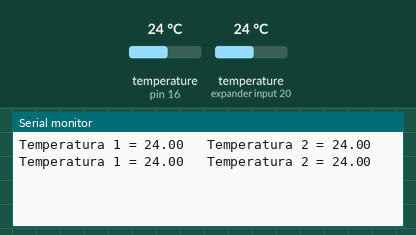
Bench run of a sketch on a simulated Arduino Uno, built with avr-gcc and run on an emulated ATmega328P. Parts: the last lines printed to the serial monitor. The test bench sets the inputs (shaded band); at power-on: temperature (sensors on pin 16, expander input 20) 24 °C.

Above: at 4.3 s.
4.4 s: temperature (sensor on pin 16) set to 12 °C
At 7.7 s:
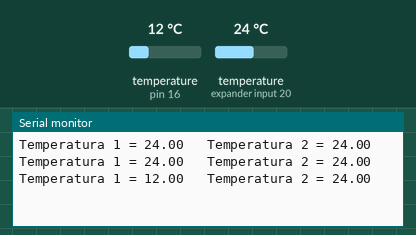
8.1 s: temperature (sensor on expander input 20) set to 12 °C
At 10.2 s:
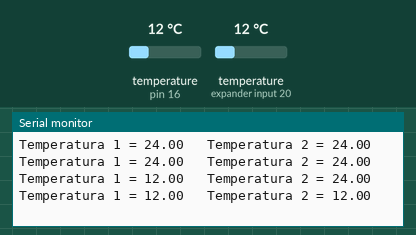
11.8 s: temperature (sensor on pin 16) set to 19 °C
At 12.8 s:
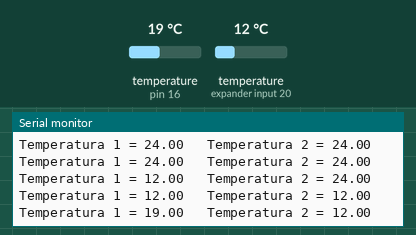
15.5 s: temperature (sensor on expander input 20) set to 19 °C
At 17.8 s:
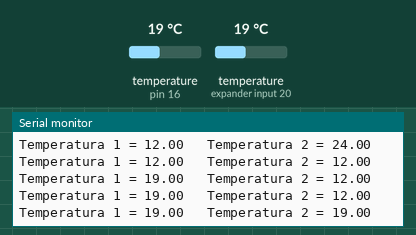
Timing chart, 0 to 19.3 s (numbered marks = the images above; inputs shaded):
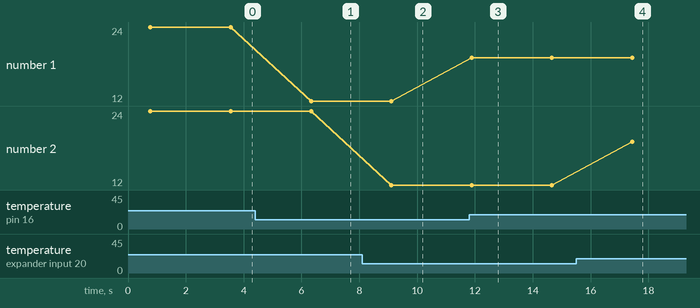

Measured:
- after the input at 4.4 s, the serial monitor: prints a new line after 1.9 s (image 1)
- after the input at 8.1 s, the serial monitor: prints a new line after 1.0 s (image 2)
- after the input at 11.8 s, the serial monitor: prints a new line after 0.09 s (image 3)
- after the input at 15.5 s, the serial monitor: prints a new line after 1.9 s (image 4)
- plotted number 1: 24 → 12 after the input at 4.4 s, 12 → 19 after the input at 11.8 s

The sketch:

MideDS18B20.ino
```cpp
#include <OneWire.h>
#include "DallasTemperature.h"        // Librería para lectura de sensores DS18B20        [Miles Burton]

OneWire ourWire(16);                //Se establece el pin 16 como bus OneWire
DallasTemperature DS18B20(&ourWire);  // Objeto para sensores de temperatura DS18B20 en bus OneWire

/* Actualizar con las direcciones identificadas anteriormente,
completando con 0 los identificadores de 1 cifra */
uint8_t sensor1[8] = {0x28, 0xD2, 0x89, 0x78, 0x54, 0x22, 0x09, 0x11}; //OJO completar con el 0 antes del 9
uint8_t sensor2[8] = {0x28, 0xFF, 0x64, 0x1F, 0x42, 0x76, 0x7A, 0x00};

void setup(void) {
  Serial.begin(115200);
}

void loop(void) {
  DS18B20.requestTemperatures();
  float aux1=DS18B20.getTempC(sensor1);       // sensor1 es la dirección del sensor 1
  float aux2=DS18B20.getTempC(sensor2);
  float Tw1=0,Tw2=0;
  if(aux1 != -127.0){
    Tw1 = aux1;   // En caso de que no se reciva dato no actualizamos el dato de TW
  }
  if(aux2 != -127.0){
    Tw2 = aux2;   // En caso de que no se reciva dato no actualizamos el dato de TW
  }
  Serial.print("Temperatura 1 = ");
  Serial.print(Tw1);
  Serial.print("   Temperatura 2 = ");
  Serial.println(Tw2);

delay(2000);
}
```
